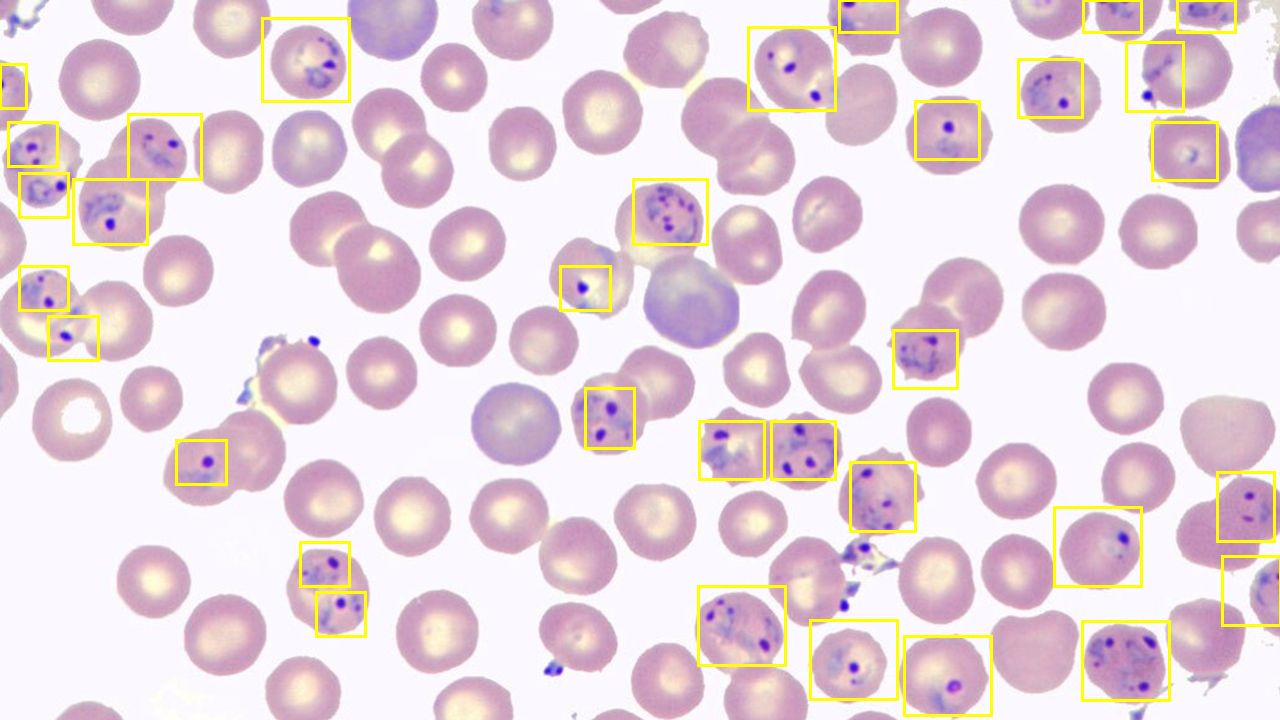
#> input picture visi komputer/materi-4/ground-truth.jpeg, 1280 x 720 px
$ jupyter execute ObjectDetection.ipynb
#> lines starting #> are read from the running program, lines starting #| are printed output that depends on the picture; after the words box and inside, x2 and y2 are one past the last pixel; in counts of white or black regions, pixels touching at a corner belong together
[cell 1]
import os
import xml.etree.ElementTree as ET
import cv2
import numpy as np
import matplotlib.pyplot as plt

# load gambar ground-truth
img_path = (
    "ground-truth.jpeg"
)
img = cv2.imread(img_path)
#> img is the input picture: shape (720, 1280, 3); mean B, G, R 219.4, 211.4, 229.7
h, w, _ = img.shape
#> h = 720; w = 1280

# deteksi warna kuning dari kotak
hsv = cv2.cvtColor(img, cv2.COLOR_BGR2HSV)
#> hsv: shape (720, 1280, 3); mean H, S, V 131.7, 32.4, 232.5
lower_yellow = np.array([15, 80, 80])
upper_yellow = np.array([40, 255, 255])
mask = cv2.inRange(hsv, lower_yellow, upper_yellow)
#> mask: shape (720, 1280); 3.7% white; 28 white regions, largest, box (x1, y1, x2, y2) and area: (17, 112, 205, 247) 3140, (746, 0, 901, 113) 2131, (298, 540, 368, 638) 1677

inv_mask = cv2.bitwise_not(mask)
ff_mask = inv_mask.copy()
cv2.floodFill(ff_mask, None, (0, 0), 0)
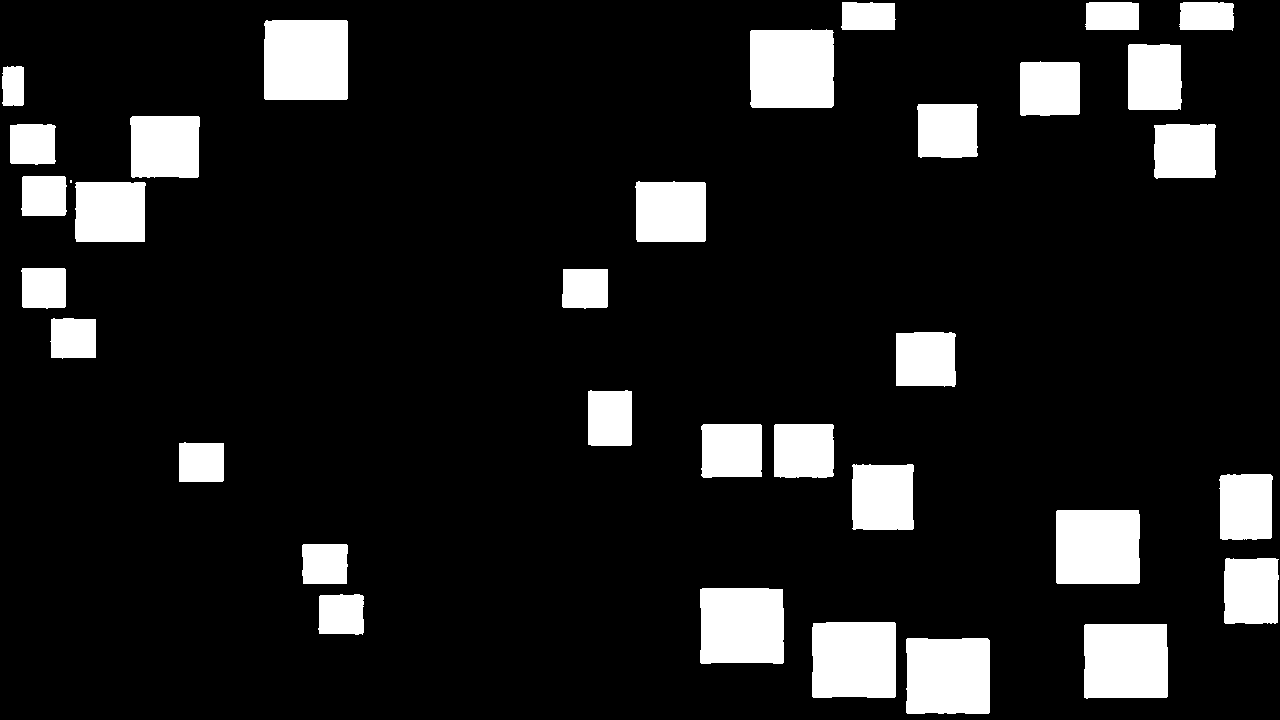
#> ff_mask: shape (720, 1280); 12.2% white; 34 white regions (1 under 20 px)
cv2.floodFill(ff_mask, None, (w - 1, 0), 0)
cv2.floodFill(ff_mask, None, (0, h - 1), 0)
cv2.floodFill(ff_mask, None, (w - 1, h - 1), 0)

# cari kontur dari kotak kuning
contours, _ = cv2.findContours(
    ff_mask, cv2.RETR_EXTERNAL, cv2.CHAIN_APPROX_SIMPLE
)
#> contours = 34 contours, 1 with area under 20; largest, box (x1, y1, x2, y2) and area: (264, 20, 348, 100) 6536, (750, 29, 834, 108) 6364, (812, 622, 896, 698) 6156, (906, 638, 990, 714) 6116, (700, 588, 784, 664) 6084

# buat XML
annotation = ET.Element("annotation")
ET.SubElement(annotation, "folder").text = "data_input"
ET.SubElement(annotation, "filename").text = (
    "raw.jpeg"
)
ET.SubElement(annotation, "path").text = "raw.jpeg"

source = ET.SubElement(annotation, "source")
ET.SubElement(source, "database").text = "Unknown"

size = ET.SubElement(annotation, "size")
ET.SubElement(size, "width").text = str(w)
ET.SubElement(size, "height").text = str(h)
ET.SubElement(size, "depth").text = "3"

ET.SubElement(annotation, "segmented").text = "0"

# mengambil koordinat bndbox
count = 0
for cnt in contours:
  x, y, bw, bh = cv2.boundingRect(cnt)
  if bw > 12 and bh > 12:
    xmin = max(0, x - 3)
    ymin = max(0, y - 3)
    xmax = min(w, x + bw + 3)
    ymax = min(h, y + bh + 3)

    obj = ET.SubElement(annotation, "object")
    ET.SubElement(obj, "name").text = "cell"
    ET.SubElement(obj, "pose").text = "Unspecified"
    ET.SubElement(obj, "truncated").text = "0"
    ET.SubElement(obj, "difficult").text = "0"

    bndbox = ET.SubElement(obj, "bndbox")
    ET.SubElement(bndbox, "xmin").text = str(xmin)
    ET.SubElement(bndbox, "ymin").text = str(ymin)
    ET.SubElement(bndbox, "xmax").text = str(xmax)
    ET.SubElement(bndbox, "ymax").text = str(ymax)

    cv2.rectangle(img, (xmin, ymin), (xmax, ymax), (0, 0, 255), 2)
    count += 1
#> this loop made 34 passes
#> (x, y, bw, bh, xmin, ymin, xmax, ymax) on passes 1 to 12: (906, 638, 84, 76, 903, 635, 993, 717), (1084, 624, 84, 75, 1081, 621, 1171, 702), (812, 622, 84, 76, 809, 619, 899, 701), (318, 594, 46, 41, 315, 591, 367, 638), (700, 588, 84, 76, 697, 585, 787, 667), (1224, 558, 55, 66, 1221, 555, 1280, 627), (302, 544, 46, 40, 299, 541, 351, 587), (1056, 510, 84, 74, 1053, 507, 1143, 587), (1219, 474, 54, 66, 1216, 471, 1276, 543), (852, 464, 62, 66, 849, 461, 917, 533), (179, 442, 45, 40, 176, 439, 227, 485), (774, 424, 60, 54, 771, 421, 837, 481)
#> (cnt, x, y, bw, bh) on pass 21: ([[70, 180], [70, 182], [71, 182], [71, 180]], 70, 180, 2, 3)
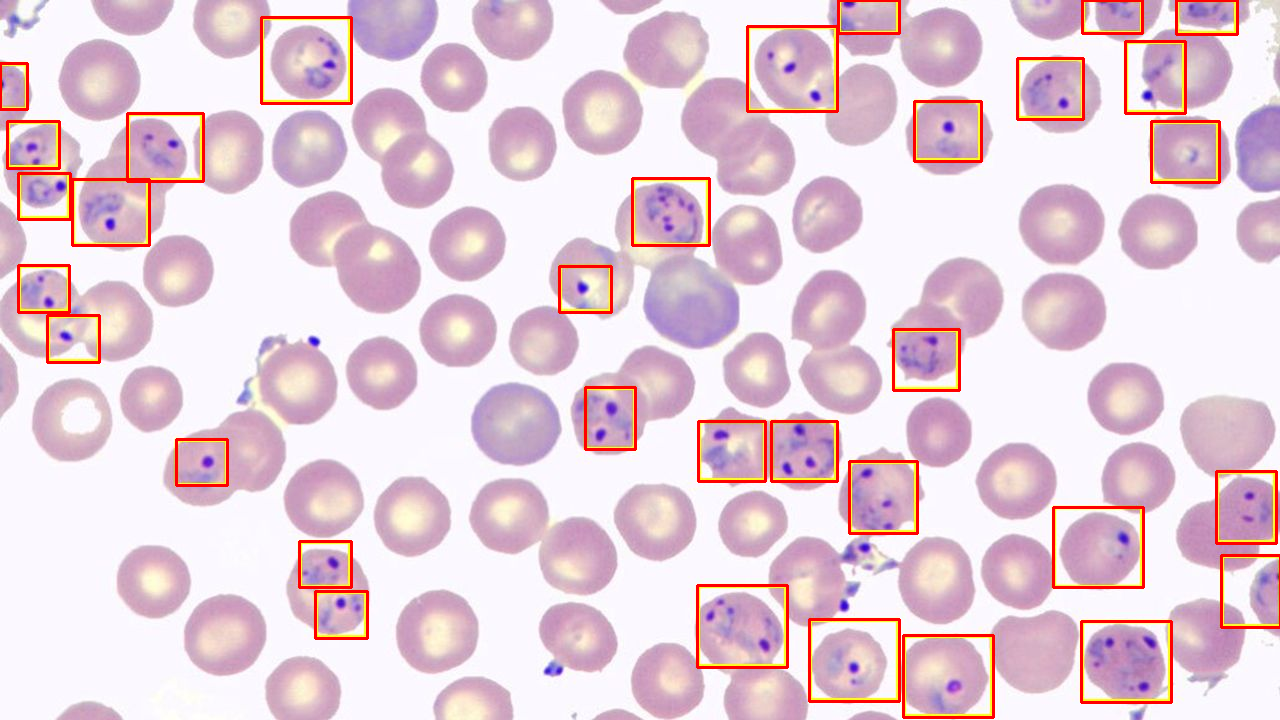
#> img: shape (720, 1280, 3); 2.66% of pixels changed, all inside (x1, y1, x2, y2) = (0, 0, 1280, 719)
#> after the loop, count = 33

# simpan file XML
tree = ET.ElementTree(annotation)
xml_output_path = "ground-truth.xml"
tree.write(xml_output_path)

print(
    f"file {xml_output_path} telah dibuat. total {count}"
    " bounding box."
)
#| file ground-truth.xml telah dibuat. total 33 bounding box.

plt.figure(figsize=(10, 8))
plt.imshow(cv2.cvtColor(img, cv2.COLOR_BGR2RGB))
plt.axis("off")
plt.show()

[cell 2]
import os
import xml.etree.ElementTree as ET
import cv2
import numpy as np
import matplotlib.pyplot as plt

# Nama file (pastikan ada ground_truth.png dan ground_truth.xml di folder tsb)
img_name = "raw.jpeg"
xml_name = "ground-truth.xml"
img_path = os.path.join(img_name)
xml_path = os.path.join(xml_name)

# ==== 2. Load Image ====
img_raw = cv2.imread(img_path)
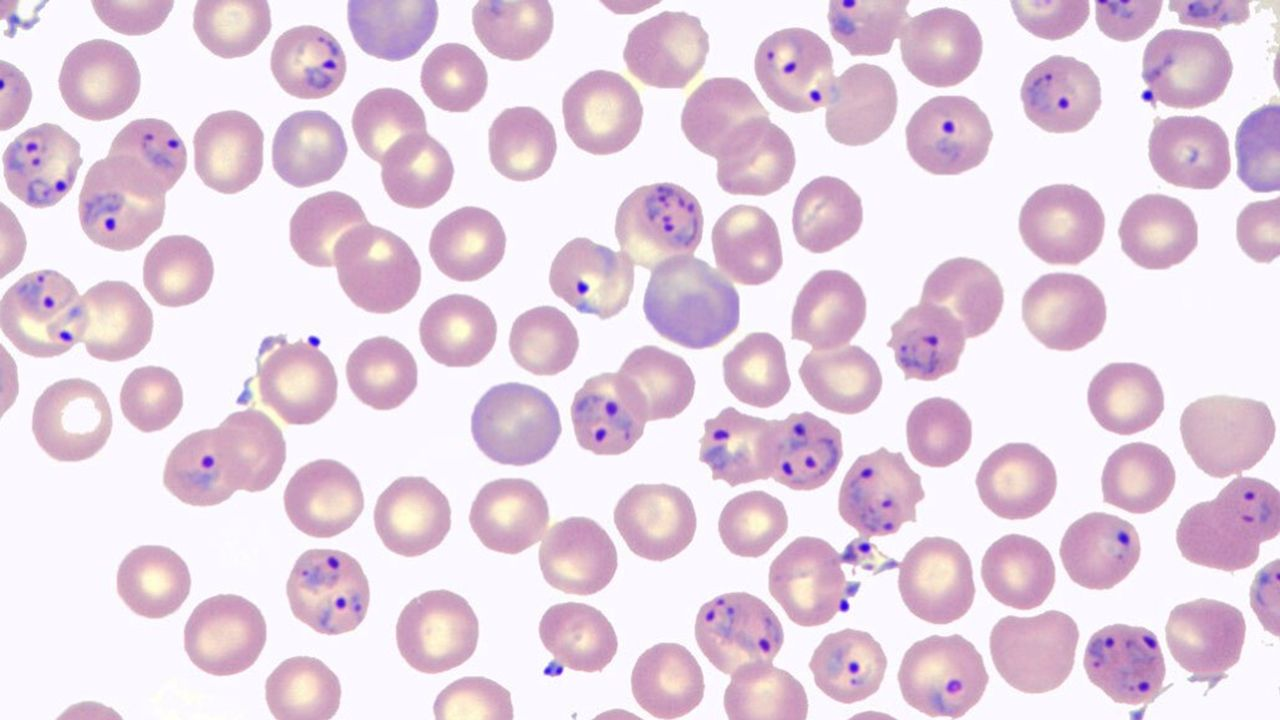
#> input picture visi komputer/materi-4/raw.jpeg, 1280 x 720 px
#> img_raw is the input picture: shape (720, 1280, 3); mean B, G, R 225, 210.1, 229

# Salinan gambar untuk visualisasi terpisah dan gabungan
img_pred = img_raw.copy()
img_gt = img_raw.copy()
img_combined = img_raw.copy()

# ==== 3. Deteksi warna ungu pakai thresholding (HSV) ====
hsv = cv2.cvtColor(img_raw, cv2.COLOR_BGR2HSV)
#> hsv: shape (720, 1280, 3); mean H, S, V 138.4, 26.9, 231.8

# Rentang warna ungu (silakan sesuaikan jika kurang pas)
lower_purple = np.array([125, 50, 50])
upper_purple = np.array([140, 255, 255])

mask = cv2.inRange(hsv, lower_purple, upper_purple)
#> mask: shape (720, 1280); 2.8% white; 140 white regions (27 under 20 px)

# Cari kontur hasil threshold
contours, _ = cv2.findContours(mask, cv2.RETR_EXTERNAL, cv2.CHAIN_APPROX_SIMPLE)
#> contours = 140 contours, 33 with area under 20; largest, box (x1, y1, x2, y2) and area: (645, 282, 739, 347) 3324, (1237, 106, 1280, 191) 2197, (349, 0, 436, 59) 2177, (473, 385, 526, 445) 546, (86, 195, 119, 222) 510
pred_bboxes = []
for cnt in contours:
    x, y, w, h = cv2.boundingRect(cnt)
    if w > 10 and h > 10:  # filter noise
        pred_bboxes.append((x, y, x+w, y+h))
        # Gambar prediksi (Hijau)
        cv2.rectangle(img_pred, (x, y), (x+w, y+h), (0, 255, 0), 2)
        cv2.rectangle(img_combined, (x, y), (x+w, y+h), (0, 255, 0), 2)
#> this loop made 140 passes
#> (x, y, w, h) on passes 1, 2, 5, 6, 7, 8, 9, 10, 11, 12, 13, 14: (1132, 712, 11, 8), (931, 693, 21, 19), (1138, 681, 12, 11), (1123, 681, 3, 4), (946, 680, 14, 11), (852, 678, 9, 7), (1212, 677, 4, 5), (1121, 669, 9, 4), (833, 667, 1, 1), (544, 662, 20, 14), (848, 661, 11, 12), (1133, 656, 19, 5)
#> (cnt, x, y, w, h) on passes 3, 4, 30, 41: ([[1127, 682], [1127, 684]], 1127, 682, 1, 3), ([[1121, 682], [1121, 683]], 1121, 682, 1, 2), ([[334, 574], [333, 575], [334, 575]], 333, 574, 2, 2), ([[863, 514], [862, 515], [862, 520], [863, 520]], 862, 514, 2, 7)
#> img_combined: shape (720, 1280, 3); 1.92% of pixels changed, all inside (x1, y1, x2, y2) = (7, 0, 1280, 714)

# ==== 4. Load Ground Truth dari XML (Pascal VOC) ====
def parse_voc_xml(xml_file):
#> called with xml_file = 'ground-truth.xml'
    tree = ET.parse(xml_file)
#> (reads visi komputer/materi-4/ground-truth.xml from the repository)
    root = tree.getroot()
    bboxes = []
    for obj in root.findall("object"):
        bndbox = obj.find("bndbox")
        xmin = int(bndbox.find("xmin").text)
        ymin = int(bndbox.find("ymin").text)
        xmax = int(bndbox.find("xmax").text)
        ymax = int(bndbox.find("ymax").text)
        bboxes.append((xmin, ymin, xmax, ymax))
    return bboxes

gt_bboxes = parse_voc_xml(xml_path)

# Gambar Ground Truth (Kuning) pada img_gt dan img_combined
for box in gt_bboxes:
    cv2.rectangle(img_gt, (box[0], box[1]), (box[2], box[3]), (0, 255, 255), 2)        # Kuning: GT
    cv2.rectangle(img_combined, (box[0], box[1]), (box[2], box[3]), (0, 255, 255), 2)  # Kuning: GT
#> img_combined: shape (720, 1280, 3); mean B, G, R 215.4, 212.9, 226.1
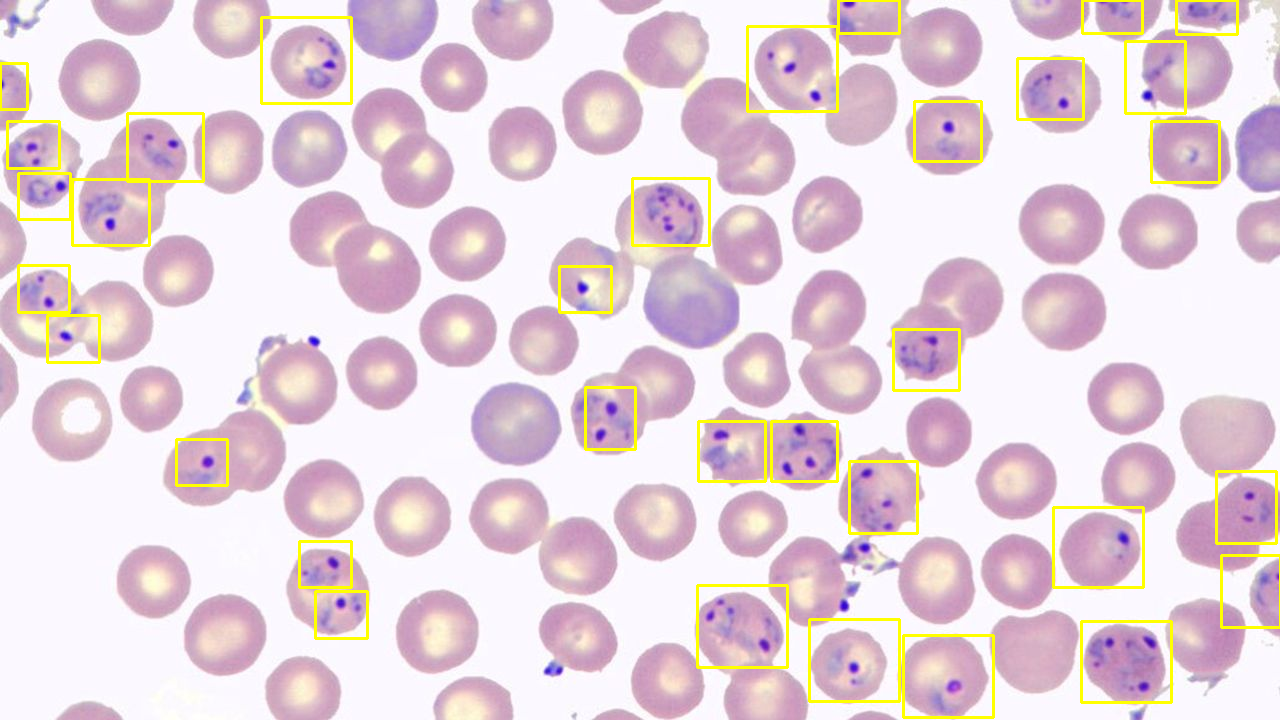
#> img_gt: shape (720, 1280, 3); 2.66% of pixels changed, all inside (x1, y1, x2, y2) = (0, 0, 1280, 719)

# ==== 5. Evaluasi Precision & Recall (IoU + Centroid) ====
def iou(boxA, boxB):
    xA = max(boxA[0], boxB[0])
    yA = max(boxA[1], boxB[1])
    xB = min(boxA[2], boxB[2])
    yB = min(boxA[3], boxB[3])

    interArea = max(0, xB - xA) * max(0, yB - yA)
    boxAArea = (boxA[2]-boxA[0]) * (boxA[3]-boxA[1])
    boxBArea = (boxB[2]-boxB[0]) * (boxB[3]-boxB[1])
    return interArea / float(boxAArea + boxBArea - interArea + 1e-6)

def is_center_inside(pred, gt):
    cx = (pred[0] + pred[2]) // 2
    cy = (pred[1] + pred[3]) // 2
    return gt[0] <= cx <= gt[2] and gt[1] <= cy <= gt[3]

TP = 0
FP = 0
FN = 0

matched_gt = set()
iou_thresh = 0.2  # lebih toleran untuk objek kecil

for pred in pred_bboxes:
    found_match = False
    for i, gt in enumerate(gt_bboxes):
        if i in matched_gt:
            continue
        if iou(pred, gt) > iou_thresh or is_center_inside(pred, gt):
            TP += 1
            matched_gt.add(i)
            found_match = True
            break
    if not found_match:
        FP += 1
#> this loop made 74 passes
#> pred on passes 1 to 12: (931, 693, 952, 712), (1138, 681, 1150, 692), (946, 680, 960, 691), (544, 662, 564, 676), (848, 661, 859, 673), (1088, 637, 1114, 660), (1143, 634, 1157, 649), (768, 620, 781, 640), (319, 609, 331, 628), (719, 607, 735, 635), (839, 598, 850, 613), (336, 597, 347, 608)

FN = len(gt_bboxes) - TP

precision = TP / (TP + FP + 1e-6)
recall = TP / (TP + FN + 1e-6)
f1 = 2 * precision * recall / (precision + recall + 1e-6)

# ==== 6. Tampilkan Hasil Visualisasi ====
fig = plt.figure(figsize=(14, 10))

ax1 = plt.subplot2grid((2, 2), (0, 0))
ax1.imshow(mask, cmap="gray")
ax1.set_title("Mask (Thresholding)")
ax1.axis("off")

ax2 = plt.subplot2grid((2, 2), (0, 1))
ax2.imshow(cv2.cvtColor(img_pred, cv2.COLOR_BGR2RGB))
ax2.set_title("Deteksi (Hijau = Prediksi)")
ax2.axis("off")

ax3 = plt.subplot2grid((2, 2), (1, 0), colspan=2)
ax3.imshow(cv2.cvtColor(img_combined, cv2.COLOR_BGR2RGB))
ax3.set_title("Gabungan (Kuning = Ground Truth, Hijau = Prediksi Parasit)")
ax3.axis("off")

plt.tight_layout()
plt.show()
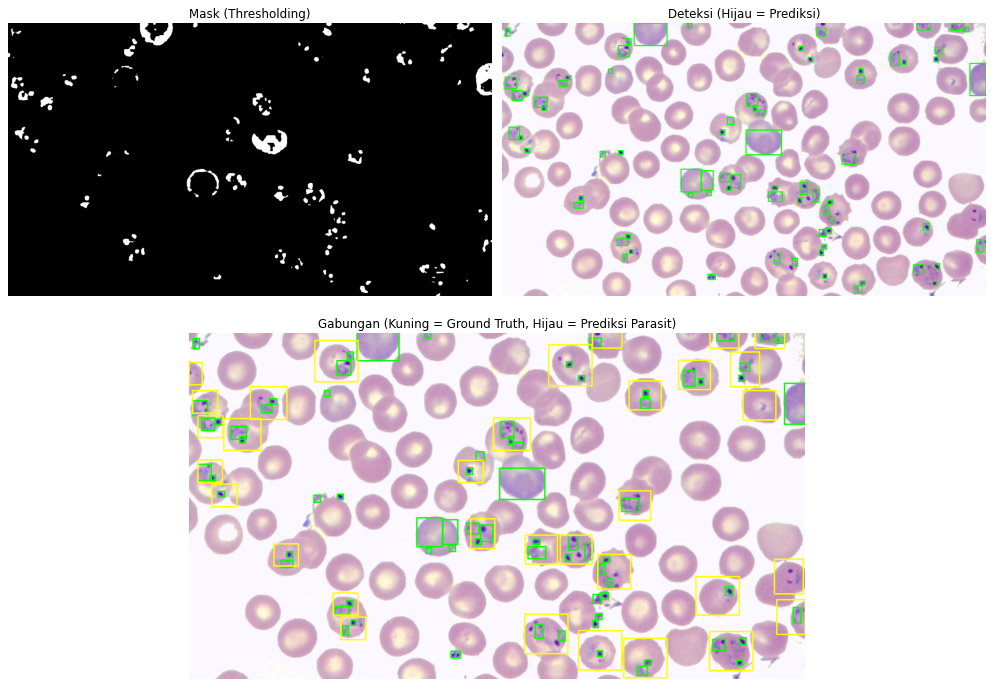
#> figure drawn by matplotlib, 3 panels

print("Evaluasi Deteksi:")
print(f"True Positive: {TP}")
#| True Positive: 30
print(f"False Positive: {FP}")
#| False Positive: 44
print(f"False Negative: {FN}")
#| False Negative: 3
print(f"Precision: {precision:.3f}")
#| Precision: 0.405
print(f"Recall: {recall:.3f}")
#| Recall: 0.909
print(f"F1-Score: {f1:.3f}")
#| F1-Score: 0.561
